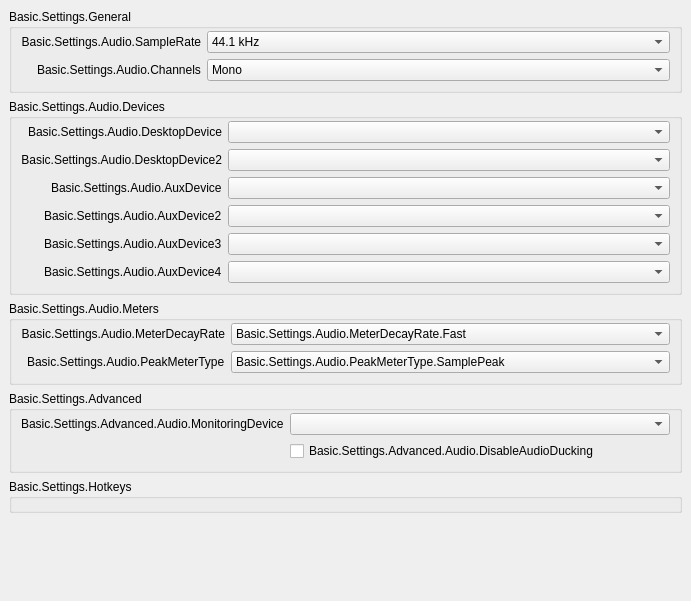
           <widget class="QWidget" name="scrollAreaWidgetContents_50">
            <property name="geometry">
             <rect>
              <x>0</x>
              <y>0</y>
              <width>691</width>
              <height>601</height>
             </rect>
            </property>
            <layout class="QVBoxLayout" name="verticalLayout_50">
             <property name="leftMargin">
              <number>0</number>
             </property>
             <property name="topMargin">
              <number>0</number>
             </property>
             <property name="rightMargin">
              <number>0</number>
             </property>
             <property name="bottomMargin">
              <number>9</number>
             </property>
             <item alignment="Qt::AlignTop">
              <widget class="QWidget" name="widget_50" native="true">
               <layout class="QVBoxLayout" name="verticalLayout_51">
                <item>
                 <widget class="QGroupBox" name="audioGeneralGroupBox">
                  <property name="title">
                   <string>Basic.Settings.General</string>
                  </property>
                  <layout class="QFormLayout" name="formLayout_52">
                   <property name="fieldGrowthPolicy">
                    <enum>QFormLayout::AllNonFixedFieldsGrow</enum>
                   </property>
                   <property name="labelAlignment">
                    <set>Qt::AlignRight|Qt::AlignTrailing|Qt::AlignVCenter</set>
                   </property>
                   <property name="topMargin">
                    <number>2</number>
                   </property>
                   <item row="0" column="0">
                    <widget class="QLabel" name="label_14">
                     <property name="minimumSize">
                      <size>
                       <width>170</width>
                       <height>0</height>
                      </size>
                     </property>
                     <property name="text">
                      <string>Basic.Settings.Audio.SampleRate</string>
                     </property>
                     <property name="alignment">
                      <set>Qt::AlignRight|Qt::AlignTrailing|Qt::AlignVCenter</set>
                     </property>
                     <property name="buddy">
                      <cstring>sampleRate</cstring>
                     </property>
                    </widget>
                   </item>
                   <item row="0" column="1">
                    <widget class="QComboBox" name="sampleRate">
                     <property name="currentText">
                      <string notr="true">44.1 kHz</string>
                     </property>
                     <property name="currentIndex">
                      <number>0</number>
                     </property>
                     <item>
                      <property name="text">
                       <string>44.1 kHz</string>
                      </property>
                     </item>
                     <item>
                      <property name="text">
                       <string>48 kHz</string>
                      </property>
                     </item>
                    </widget>
                   </item>
                   <item row="1" column="0">
                    <widget class="QLabel" name="label_15">
                     <property name="text">
                      <string>Basic.Settings.Audio.Channels</string>
                     </property>
                     <property name="buddy">
                      <cstring>channelSetup</cstring>
                     </property>
                    </widget>
                   </item>
                   <item row="1" column="1">
                    <widget class="QComboBox" name="channelSetup">
                     <property name="currentText">
                      <string>Mono</string>
                     </property>
                     <property name="currentIndex">
                      <number>0</number>
                     </property>
                     <item>
                      <property name="text">
                       <string>Mono</string>
                      </property>
                     </item>
                     <item>
                      <property name="text">
                       <string>Stereo</string>
                      </property>
                     </item>
                     <item>
                      <property name="text">
                       <string>2.1</string>
                      </property>
                     </item>
                     <item>
                      <property name="text">
                       <string>4.0</string>
                      </property>
                     </item>
                     <item>
                      <property name="text">
                       <string>4.1</string>
                      </property>
                     </item>
                     <item>
                      <property name="text">
                       <string>5.1</string>
                      </property>
                     </item>
                     <item>
                      <property name="text">
                       <string>7.1</string>
                      </property>
                     </item>
                    </widget>
                   </item>
                  </layout>
                 </widget>
                </item>
                <item>
                 <widget class="QGroupBox" name="audioDevicesGroupBox">
                  <property name="title">
                   <string>Basic.Settings.Audio.Devices</string>
                  </property>
                  <layout class="QFormLayout" name="formLayout_53">
                   <property name="fieldGrowthPolicy">
                    <enum>QFormLayout::AllNonFixedFieldsGrow</enum>
                   </property>
                   <property name="labelAlignment">
                    <set>Qt::AlignRight|Qt::AlignTrailing|Qt::AlignVCenter</set>
                   </property>
                   <property name="topMargin">
                    <number>2</number>
                   </property>
                   <item row="0" column="0">
                    <widget class="QLabel" name="label_2">
                     <property name="minimumSize">
                      <size>
                       <width>170</width>
                       <height>0</height>
                      </size>
                     </property>
                     <property name="text">
                      <string>Basic.Settings.Audio.DesktopDevice</string>
                     </property>
                     <property name="alignment">
                      <set>Qt::AlignRight|Qt::AlignTrailing|Qt::AlignVCenter</set>
                     </property>
                     <property name="buddy">
                      <cstring>desktopAudioDevice1</cstring>
                     </property>
                    </widget>
                   </item>
                   <item row="0" column="1">
                    <widget class="QComboBox" name="desktopAudioDevice1">
                     <property name="enabled">
                      <bool>true</bool>
                     </property>
                    </widget>
                   </item>
                   <item row="1" column="0">
                    <widget class="QLabel" name="label_3">
                     <property name="text">
                      <string>Basic.Settings.Audio.DesktopDevice2</string>
                     </property>
                     <property name="alignment">
                      <set>Qt::AlignRight|Qt::AlignTrailing|Qt::AlignVCenter</set>
                     </property>
                     <property name="buddy">
                      <cstring>desktopAudioDevice2</cstring>
                     </property>
                    </widget>
                   </item>
                   <item row="1" column="1">
                    <widget class="QComboBox" name="desktopAudioDevice2">
                     <property name="enabled">
                      <bool>true</bool>
                     </property>
                    </widget>
                   </item>
                   <item row="2" column="0">
                    <widget class="QLabel" name="label_4">
                     <property name="text">
                      <string>Basic.Settings.Audio.AuxDevice</string>
                     </property>
                     <property name="buddy">
                      <cstring>auxAudioDevice1</cstring>
                     </property>
                    </widget>
                   </item>
                   <item row="2" column="1">
                    <widget class="QComboBox" name="auxAudioDevice1">
                     <property name="enabled">
                      <bool>true</bool>
                     </property>
                    </widget>
                   </item>
                   <item row="3" column="0">
                    <widget class="QLabel" name="label_5">
                     <property name="text">
                      <string>Basic.Settings.Audio.AuxDevice2</string>
                     </property>
                     <property name="buddy">
                      <cstring>auxAudioDevice2</cstring>
                     </property>
                    </widget>
                   </item>
                   <item row="3" column="1">
                    <widget class="QComboBox" name="auxAudioDevice2">
                     <property name="enabled">
                      <bool>true</bool>
                     </property>
                    </widget>
                   </item>
                   <item row="4" column="0">
                    <widget class="QLabel" name="label_6">
                     <property name="text">
                      <string>Basic.Settings.Audio.AuxDevice3</string>
                     </property>
                     <property name="buddy">
                      <cstring>auxAudioDevice3</cstring>
                     </property>
                    </widget>
                   </item>
                   <item row="4" column="1">
                    <widget class="QComboBox" name="auxAudioDevice3">
                     <property name="enabled">
                      <bool>true</bool>
                     </property>
                    </widget>
                   </item>
                   <item row="5" column="1">
                    <widget class="QComboBox" name="auxAudioDevice4">
                     <property name="enabled">
                      <bool>true</bool>
                     </property>
                    </widget>
                   </item>
                   <item row="5" column="0">
                    <widget class="QLabel" name="label_67">
                     <property name="text">
                      <string>Basic.Settings.Audio.AuxDevice4</string>
                     </property>
                     <property name="buddy">
                      <cstring>auxAudioDevice4</cstring>
                     </property>
                    </widget>
                   </item>
                  </layout>
                 </widget>
                </item>
                <item>
                 <widget class="QGroupBox" name="audioMetersGroupBox">
                  <property name="title">
                   <string>Basic.Settings.Audio.Meters</string>
                  </property>
                  <layout class="QFormLayout" name="formLayout_54">
                   <property name="fieldGrowthPolicy">
                    <enum>QFormLayout::AllNonFixedFieldsGrow</enum>
                   </property>
                   <property name="labelAlignment">
                    <set>Qt::AlignRight|Qt::AlignTrailing|Qt::AlignVCenter</set>
                   </property>
                   <property name="topMargin">
                    <number>2</number>
                   </property>
                   <item row="0" column="0">
                    <widget class="QLabel" name="label_65">
                     <property name="minimumSize">
                      <size>
                       <width>170</width>
                       <height>0</height>
                      </size>
                     </property>
                     <property name="text">
                      <string>Basic.Settings.Audio.MeterDecayRate</string>
                     </property>
                     <property name="alignment">
                      <set>Qt::AlignRight|Qt::AlignTrailing|Qt::AlignVCenter</set>
                     </property>
                     <property name="buddy">
                      <cstring>meterDecayRate</cstring>
                     </property>
                    </widget>
                   </item>
                   <item row="0" column="1">
                    <widget class="QComboBox" name="meterDecayRate">
                     <property name="currentText">
                      <string>Basic.Settings.Audio.MeterDecayRate.Fast</string>
                     </property>
                     <property name="currentIndex">
                      <number>0</number>
                     </property>
                     <item>
                      <property name="text">
                       <string>Basic.Settings.Audio.MeterDecayRate.Fast</string>
                      </property>
                     </item>
                     <item>
                      <property name="text">
                       <string>Basic.Settings.Audio.MeterDecayRate.Medium</string>
                      </property>
                     </item>
                     <item>
                      <property name="text">
                       <string>Basic.Settings.Audio.MeterDecayRate.Slow</string>
                      </property>
                     </item>
                    </widget>
                   </item>
                   <item row="1" column="0">
                    <widget class="QLabel" name="label_66">
                     <property name="text">
                      <string>Basic.Settings.Audio.PeakMeterType</string>
                     </property>
                     <property name="buddy">
                      <cstring>peakMeterType</cstring>
                     </property>
                    </widget>
                   </item>
                   <item row="1" column="1">
                    <widget class="QComboBox" name="peakMeterType">
                     <property name="currentIndex">
                      <number>0</number>
                     </property>
                     <item>
                      <property name="text">
                       <string>Basic.Settings.Audio.PeakMeterType.SamplePeak</string>
                      </property>
                     </item>
                     <item>
                      <property name="text">
                       <string>Basic.Settings.Audio.PeakMeterType.TruePeak</string>
                      </property>
                     </item>
                    </widget>
                   </item>
                  </layout>
                 </widget>
                </item>
                <item>
                 <widget class="QGroupBox" name="audioAdvGroupBox">
                  <property name="title">
                   <string>Basic.Settings.Advanced</string>
                  </property>
                  <layout class="QFormLayout" name="formLayout_56">
                   <property name="fieldGrowthPolicy">
                    <enum>QFormLayout::AllNonFixedFieldsGrow</enum>
                   </property>
                   <property name="labelAlignment">
                    <set>Qt::AlignRight|Qt::AlignTrailing|Qt::AlignVCenter</set>
                   </property>
                   <property name="topMargin">
                    <number>2</number>
                   </property>
                   <item row="0" column="0">
                    <widget class="QLabel" name="monitoringDeviceLabel">
                     <property name="text">
                      <string>Basic.Settings.Advanced.Audio.MonitoringDevice</string>
                     </property>
                     <property name="buddy">
                      <cstring>monitoringDevice</cstring>
                     </property>
                    </widget>
                   </item>
                   <item row="0" column="1">
                    <widget class="QComboBox" name="monitoringDevice"/>
                   </item>
                   <item row="1" column="0">
                    <spacer name="horizontalSpacer_11">
                     <property name="orientation">
                      <enum>Qt::Horizontal</enum>
                     </property>
                     <property name="sizeHint" stdset="0">
                      <size>
                       <width>170</width>
                       <height>20</height>
                      </size>
                     </property>
                    </spacer>
                   </item>
                   <item row="1" column="1">
                    <widget class="QCheckBox" name="disableAudioDucking">
                     <property name="text">
                      <string>Basic.Settings.Advanced.Audio.DisableAudioDucking</string>
                     </property>
                    </widget>
                   </item>
                  </layout>
                 </widget>
                </item>
                <item>
                 <widget class="QGroupBox" name="audioHotkeysGroupBox">
                  <property name="title">
                   <string>Basic.Settings.Hotkeys</string>
                  </property>
                  <layout class="QFormLayout" name="audioSourceLayout">
                   <property name="fieldGrowthPolicy">
                    <enum>QFormLayout::AllNonFixedFieldsGrow</enum>
                   </property>
                   <property name="labelAlignment">
                    <set>Qt::AlignRight|Qt::AlignTrailing|Qt::AlignVCenter</set>
                   </property>
                   <property name="topMargin">
                    <number>2</number>
                   </property>
                  </layout>
                 </widget>
                </item>
               </layout>
              </widget>
             </item>
            </layout>
           </widget>
